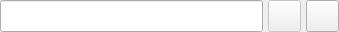
<?xml version="1.0" encoding="UTF-8"?>
<ui version="4.0">
 <class>PathSelectorWidget</class>
 <widget class="QWidget" name="PathSelectorWidget">
  <property name="geometry">
   <rect>
    <x>0</x>
    <y>0</y>
    <width>339</width>
    <height>32</height>
   </rect>
  </property>
  <property name="sizePolicy">
   <sizepolicy hsizetype="Preferred" vsizetype="Fixed">
    <horstretch>0</horstretch>
    <verstretch>0</verstretch>
   </sizepolicy>
  </property>
  <property name="minimumSize">
   <size>
    <width>0</width>
    <height>0</height>
   </size>
  </property>
  <property name="maximumSize">
   <size>
    <width>16777215</width>
    <height>16777215</height>
   </size>
  </property>
  <property name="focusPolicy">
   <enum>Qt::FocusPolicy::TabFocus</enum>
  </property>
  <property name="windowTitle">
   <string>Form</string>
  </property>
  <layout class="QGridLayout" name="file_selector_grid">
   <property name="leftMargin">
    <number>0</number>
   </property>
   <property name="topMargin">
    <number>0</number>
   </property>
   <property name="rightMargin">
    <number>0</number>
   </property>
   <property name="bottomMargin">
    <number>0</number>
   </property>
   <property name="spacing">
    <number>5</number>
   </property>
   <item row="0" column="1">
    <widget class="QToolButton" name="rem_file_tb">
     <property name="enabled">
      <bool>false</bool>
     </property>
     <property name="sizePolicy">
      <sizepolicy hsizetype="Preferred" vsizetype="Preferred">
       <horstretch>0</horstretch>
       <verstretch>0</verstretch>
      </sizepolicy>
     </property>
     <property name="minimumSize">
      <size>
       <width>0</width>
       <height>0</height>
      </size>
     </property>
     <property name="focusPolicy">
      <enum>Qt::FocusPolicy::TabFocus</enum>
     </property>
     <property name="toolTip">
      <string>Clear field</string>
     </property>
     <property name="text">
      <string/>
     </property>
     <property name="icon">
      <iconset resource="../../res/resources.qrc">
       <normaloff>:/icons/icons/delete.png</normaloff>:/icons/icons/delete.png</iconset>
     </property>
     <property name="iconSize">
      <size>
       <width>25</width>
       <height>25</height>
      </size>
     </property>
    </widget>
   </item>
   <item row="0" column="0">
    <widget class="QLineEdit" name="filename_edt">
     <property name="sizePolicy">
      <sizepolicy hsizetype="Expanding" vsizetype="Preferred">
       <horstretch>0</horstretch>
       <verstretch>0</verstretch>
      </sizepolicy>
     </property>
    </widget>
   </item>
   <item row="0" column="2">
    <widget class="QToolButton" name="sel_file_tb">
     <property name="sizePolicy">
      <sizepolicy hsizetype="Preferred" vsizetype="Preferred">
       <horstretch>0</horstretch>
       <verstretch>0</verstretch>
      </sizepolicy>
     </property>
     <property name="minimumSize">
      <size>
       <width>0</width>
       <height>0</height>
      </size>
     </property>
     <property name="focusPolicy">
      <enum>Qt::FocusPolicy::TabFocus</enum>
     </property>
     <property name="toolTip">
      <string>Select file</string>
     </property>
     <property name="text">
      <string/>
     </property>
     <property name="icon">
      <iconset resource="../../res/resources.qrc">
       <normaloff>:/icons/icons/open.png</normaloff>:/icons/icons/open.png</iconset>
     </property>
     <property name="iconSize">
      <size>
       <width>25</width>
       <height>25</height>
      </size>
     </property>
    </widget>
   </item>
  </layout>
 </widget>
 <tabstops>
  <tabstop>filename_edt</tabstop>
  <tabstop>rem_file_tb</tabstop>
  <tabstop>sel_file_tb</tabstop>
 </tabstops>
 <resources>
  <include location="../../res/resources.qrc"/>
 </resources>
 <connections/>
</ui>
